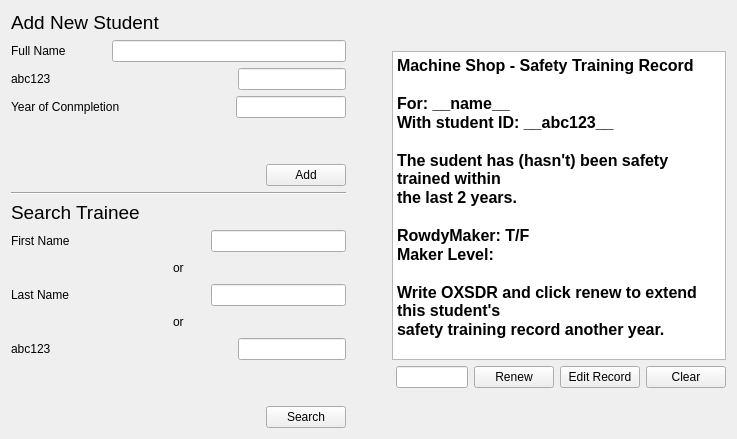
              <widget class="QWidget" name="ms_safety_tab">
               <attribute name="title">
                <string>Safety Training</string>
               </attribute>
               <layout class="QVBoxLayout" name="verticalLayout_52">
                <item>
                 <layout class="QHBoxLayout" name="horizontalLayout_62" stretch="1,0,1">
                  <item>
                   <layout class="QVBoxLayout" name="verticalLayout_51">
                    <item>
                     <layout class="QVBoxLayout" name="verticalLayout_49">
                      <item>
                       <layout class="QHBoxLayout" name="horizontalLayout_50">
                        <item>
                         <widget class="QLabel" name="MS_ST_add_student_label">
                          <property name="font">
                           <font>
                            <pointsize>14</pointsize>
                           </font>
                          </property>
                          <property name="text">
                           <string>Add New Student</string>
                          </property>
                         </widget>
                        </item>
                        <item>
                         <spacer name="horizontalSpacer_45">
                          <property name="orientation">
                           <enum>Qt::Horizontal</enum>
                          </property>
                          <property name="sizeHint" stdset="0">
                           <size>
                            <width>40</width>
                            <height>20</height>
                           </size>
                          </property>
                         </spacer>
                        </item>
                       </layout>
                      </item>
                      <item>
                       <layout class="QHBoxLayout" name="horizontalLayout_51" stretch="0,0,1">
                        <item>
                         <widget class="QLabel" name="MS_ST_add_student_full_name">
                          <property name="text">
                           <string>Full Name</string>
                          </property>
                         </widget>
                        </item>
                        <item>
                         <spacer name="horizontalSpacer_42">
                          <property name="orientation">
                           <enum>Qt::Horizontal</enum>
                          </property>
                          <property name="sizeHint" stdset="0">
                           <size>
                            <width>40</width>
                            <height>20</height>
                           </size>
                          </property>
                         </spacer>
                        </item>
                        <item>
                         <widget class="QLineEdit" name="MS_ST_add_student_full_name_entry">
                          <property name="maxLength">
                           <number>202</number>
                          </property>
                         </widget>
                        </item>
                       </layout>
                      </item>
                      <item>
                       <layout class="QHBoxLayout" name="horizontalLayout_52" stretch="0,1,0">
                        <item>
                         <widget class="QLabel" name="MS_ST_add_student_abc">
                          <property name="text">
                           <string>abc123</string>
                          </property>
                         </widget>
                        </item>
                        <item>
                         <spacer name="horizontalSpacer_41">
                          <property name="orientation">
                           <enum>Qt::Horizontal</enum>
                          </property>
                          <property name="sizeHint" stdset="0">
                           <size>
                            <width>40</width>
                            <height>20</height>
                           </size>
                          </property>
                         </spacer>
                        </item>
                        <item>
                         <widget class="QLineEdit" name="MS_ST_add_student_abc_entry">
                          <property name="maxLength">
                           <number>6</number>
                          </property>
                         </widget>
                        </item>
                       </layout>
                      </item>
                      <item>
                       <layout class="QHBoxLayout" name="horizontalLayout_53">
                        <item>
                         <widget class="QLabel" name="MS_ST_add_student_yoc">
                          <property name="text">
                           <string>Year of Conmpletion</string>
                          </property>
                         </widget>
                        </item>
                        <item>
                         <spacer name="horizontalSpacer_43">
                          <property name="orientation">
                           <enum>Qt::Horizontal</enum>
                          </property>
                          <property name="sizeHint" stdset="0">
                           <size>
                            <width>40</width>
                            <height>20</height>
                           </size>
                          </property>
                         </spacer>
                        </item>
                        <item>
                         <widget class="QLineEdit" name="MS_ST_add_student_yoc_entry">
                          <property name="maxLength">
                           <number>4</number>
                          </property>
                         </widget>
                        </item>
                       </layout>
                      </item>
                      <item>
                       <spacer name="verticalSpacer_23">
                        <property name="orientation">
                         <enum>Qt::Vertical</enum>
                        </property>
                        <property name="sizeHint" stdset="0">
                         <size>
                          <width>20</width>
                          <height>40</height>
                         </size>
                        </property>
                       </spacer>
                      </item>
                      <item>
                       <layout class="QHBoxLayout" name="horizontalLayout_54">
                        <item>
                         <spacer name="horizontalSpacer_44">
                          <property name="orientation">
                           <enum>Qt::Horizontal</enum>
                          </property>
                          <property name="sizeHint" stdset="0">
                           <size>
                            <width>40</width>
                            <height>20</height>
                           </size>
                          </property>
                         </spacer>
                        </item>
                        <item>
                         <widget class="QPushButton" name="MS_ST_add_student_button">
                          <property name="text">
                           <string>Add</string>
                          </property>
                         </widget>
                        </item>
                       </layout>
                      </item>
                     </layout>
                    </item>
                    <item>
                     <widget class="Line" name="line_3">
                      <property name="orientation">
                       <enum>Qt::Horizontal</enum>
                      </property>
                     </widget>
                    </item>
                    <item>
                     <layout class="QVBoxLayout" name="verticalLayout_50">
                      <item>
                       <layout class="QHBoxLayout" name="horizontalLayout_55">
                        <item>
                         <widget class="QLabel" name="MS_ST_search_trainee_label">
                          <property name="font">
                           <font>
                            <pointsize>14</pointsize>
                           </font>
                          </property>
                          <property name="text">
                           <string>Search Trainee</string>
                          </property>
                         </widget>
                        </item>
                        <item>
                         <spacer name="horizontalSpacer_46">
                          <property name="orientation">
                           <enum>Qt::Horizontal</enum>
                          </property>
                          <property name="sizeHint" stdset="0">
                           <size>
                            <width>40</width>
                            <height>20</height>
                           </size>
                          </property>
                         </spacer>
                        </item>
                       </layout>
                      </item>
                      <item>
                       <layout class="QHBoxLayout" name="horizontalLayout_56">
                        <item>
                         <widget class="QLabel" name="MS_ST_search_trainee_fname">
                          <property name="text">
                           <string>First Name</string>
                          </property>
                         </widget>
                        </item>
                        <item>
                         <spacer name="horizontalSpacer_52">
                          <property name="orientation">
                           <enum>Qt::Horizontal</enum>
                          </property>
                          <property name="sizeHint" stdset="0">
                           <size>
                            <width>40</width>
                            <height>20</height>
                           </size>
                          </property>
                         </spacer>
                        </item>
                        <item>
                         <widget class="QLineEdit" name="MS_ST_search_trainee_fname_entry">
                          <property name="maxLength">
                           <number>100</number>
                          </property>
                         </widget>
                        </item>
                       </layout>
                      </item>
                      <item>
                       <layout class="QHBoxLayout" name="horizontalLayout_57">
                        <item>
                         <spacer name="horizontalSpacer_47">
                          <property name="orientation">
                           <enum>Qt::Horizontal</enum>
                          </property>
                          <property name="sizeHint" stdset="0">
                           <size>
                            <width>40</width>
                            <height>20</height>
                           </size>
                          </property>
                         </spacer>
                        </item>
                        <item>
                         <widget class="QLabel" name="MS_ST_search_trainee_or1">
                          <property name="text">
                           <string>or</string>
                          </property>
                         </widget>
                        </item>
                        <item>
                         <spacer name="horizontalSpacer_48">
                          <property name="orientation">
                           <enum>Qt::Horizontal</enum>
                          </property>
                          <property name="sizeHint" stdset="0">
                           <size>
                            <width>40</width>
                            <height>20</height>
                           </size>
                          </property>
                         </spacer>
                        </item>
                       </layout>
                      </item>
                      <item>
                       <layout class="QHBoxLayout" name="horizontalLayout_58">
                        <item>
                         <widget class="QLabel" name="MS_ST_search_trainee_lname">
                          <property name="text">
                           <string>Last Name</string>
                          </property>
                         </widget>
                        </item>
                        <item>
                         <spacer name="horizontalSpacer_53">
                          <property name="orientation">
                           <enum>Qt::Horizontal</enum>
                          </property>
                          <property name="sizeHint" stdset="0">
                           <size>
                            <width>40</width>
                            <height>20</height>
                           </size>
                          </property>
                         </spacer>
                        </item>
                        <item>
                         <widget class="QLineEdit" name="MS_ST_search_trainee_lname_entry">
                          <property name="maxLength">
                           <number>100</number>
                          </property>
                         </widget>
                        </item>
                       </layout>
                      </item>
                      <item>
                       <layout class="QHBoxLayout" name="horizontalLayout_59">
                        <item>
                         <spacer name="horizontalSpacer_49">
                          <property name="orientation">
                           <enum>Qt::Horizontal</enum>
                          </property>
                          <property name="sizeHint" stdset="0">
                           <size>
                            <width>40</width>
                            <height>20</height>
                           </size>
                          </property>
                         </spacer>
                        </item>
                        <item>
                         <widget class="QLabel" name="MS_ST_search_trainee_or2">
                          <property name="text">
                           <string>or</string>
                          </property>
                         </widget>
                        </item>
                        <item>
                         <spacer name="horizontalSpacer_50">
                          <property name="orientation">
                           <enum>Qt::Horizontal</enum>
                          </property>
                          <property name="sizeHint" stdset="0">
                           <size>
                            <width>40</width>
                            <height>20</height>
                           </size>
                          </property>
                         </spacer>
                        </item>
                       </layout>
                      </item>
                      <item>
                       <layout class="QHBoxLayout" name="horizontalLayout_60" stretch="0,1,0">
                        <item>
                         <widget class="QLabel" name="MS_ST_search_trainee_abc">
                          <property name="text">
                           <string>abc123</string>
                          </property>
                         </widget>
                        </item>
                        <item>
                         <spacer name="horizontalSpacer_54">
                          <property name="orientation">
                           <enum>Qt::Horizontal</enum>
                          </property>
                          <property name="sizeHint" stdset="0">
                           <size>
                            <width>40</width>
                            <height>20</height>
                           </size>
                          </property>
                         </spacer>
                        </item>
                        <item>
                         <widget class="QLineEdit" name="MS_ST_search_trainee_abc_entry">
                          <property name="maxLength">
                           <number>6</number>
                          </property>
                         </widget>
                        </item>
                       </layout>
                      </item>
                      <item>
                       <spacer name="verticalSpacer_27">
                        <property name="orientation">
                         <enum>Qt::Vertical</enum>
                        </property>
                        <property name="sizeHint" stdset="0">
                         <size>
                          <width>20</width>
                          <height>40</height>
                         </size>
                        </property>
                       </spacer>
                      </item>
                      <item>
                       <layout class="QHBoxLayout" name="horizontalLayout_61">
                        <item>
                         <spacer name="horizontalSpacer_57">
                          <property name="orientation">
                           <enum>Qt::Horizontal</enum>
                          </property>
                          <property name="sizeHint" stdset="0">
                           <size>
                            <width>40</width>
                            <height>20</height>
                           </size>
                          </property>
                         </spacer>
                        </item>
                        <item>
                         <widget class="QPushButton" name="MS_ST_search_trainee_button">
                          <property name="text">
                           <string>Search</string>
                          </property>
                         </widget>
                        </item>
                       </layout>
                      </item>
                     </layout>
                    </item>
                   </layout>
                  </item>
                  <item>
                   <spacer name="horizontalSpacer_55">
                    <property name="orientation">
                     <enum>Qt::Horizontal</enum>
                    </property>
                    <property name="sizeHint" stdset="0">
                     <size>
                      <width>40</width>
                      <height>20</height>
                     </size>
                    </property>
                   </spacer>
                  </item>
                  <item>
                   <layout class="QVBoxLayout" name="verticalLayout_48" stretch="0,2,0,0">
                    <item>
                     <spacer name="verticalSpacer_29">
                      <property name="orientation">
                       <enum>Qt::Vertical</enum>
                      </property>
                      <property name="sizeHint" stdset="0">
                       <size>
                        <width>20</width>
                        <height>40</height>
                       </size>
                      </property>
                     </spacer>
                    </item>
                    <item>
                     <widget class="QTextBrowser" name="MS_ST_search_trainee_textbrowser">
                      <property name="frameShadow">
                       <enum>QFrame::Sunken</enum>
                      </property>
                      <property name="lineWidth">
                       <number>2</number>
                      </property>
                      <property name="html">
                       <string>&lt;!DOCTYPE HTML PUBLIC &quot;-//W3C//DTD HTML 4.0//EN&quot; &quot;http://www.w3.org/TR/REC-html40/strict.dtd&quot;&gt;
&lt;html&gt;&lt;head&gt;&lt;meta name=&quot;qrichtext&quot; content=&quot;1&quot; /&gt;&lt;style type=&quot;text/css&quot;&gt;
p, li { white-space: pre-wrap; }
&lt;/style&gt;&lt;/head&gt;&lt;body style=&quot; font-family:'Adobe Devanagari'; font-size:12pt; font-weight:600; font-style:normal;&quot;&gt;
&lt;p style=&quot; margin-top:0px; margin-bottom:0px; margin-left:0px; margin-right:0px; -qt-block-indent:0; text-indent:0px;&quot;&gt;Machine Shop - Safety Training Record &lt;/p&gt;
&lt;p style=&quot;-qt-paragraph-type:empty; margin-top:0px; margin-bottom:0px; margin-left:0px; margin-right:0px; -qt-block-indent:0; text-indent:0px;&quot;&gt;&lt;br /&gt;&lt;/p&gt;
&lt;p style=&quot; margin-top:0px; margin-bottom:0px; margin-left:0px; margin-right:0px; -qt-block-indent:0; text-indent:0px;&quot;&gt;For: __name__&lt;/p&gt;
&lt;p style=&quot; margin-top:0px; margin-bottom:0px; margin-left:0px; margin-right:0px; -qt-block-indent:0; text-indent:0px;&quot;&gt;With student ID: __abc123__&lt;/p&gt;
&lt;p style=&quot;-qt-paragraph-type:empty; margin-top:0px; margin-bottom:0px; margin-left:0px; margin-right:0px; -qt-block-indent:0; text-indent:0px;&quot;&gt;&lt;br /&gt;&lt;/p&gt;
&lt;p style=&quot; margin-top:0px; margin-bottom:0px; margin-left:0px; margin-right:0px; -qt-block-indent:0; text-indent:0px;&quot;&gt;The sudent has (hasn't) been safety trained within&lt;/p&gt;
&lt;p style=&quot; margin-top:0px; margin-bottom:0px; margin-left:0px; margin-right:0px; -qt-block-indent:0; text-indent:0px;&quot;&gt;the last 2 years.&lt;/p&gt;
&lt;p style=&quot;-qt-paragraph-type:empty; margin-top:0px; margin-bottom:0px; margin-left:0px; margin-right:0px; -qt-block-indent:0; text-indent:0px;&quot;&gt;&lt;br /&gt;&lt;/p&gt;
&lt;p style=&quot; margin-top:0px; margin-bottom:0px; margin-left:0px; margin-right:0px; -qt-block-indent:0; text-indent:0px;&quot;&gt;RowdyMaker: T/F&lt;/p&gt;
&lt;p style=&quot; margin-top:0px; margin-bottom:0px; margin-left:0px; margin-right:0px; -qt-block-indent:0; text-indent:0px;&quot;&gt;Maker Level:&lt;/p&gt;
&lt;p style=&quot;-qt-paragraph-type:empty; margin-top:0px; margin-bottom:0px; margin-left:0px; margin-right:0px; -qt-block-indent:0; text-indent:0px;&quot;&gt;&lt;br /&gt;&lt;/p&gt;
&lt;p style=&quot; margin-top:0px; margin-bottom:0px; margin-left:0px; margin-right:0px; -qt-block-indent:0; text-indent:0px;&quot;&gt;Write OXSDR and click renew to extend this student's&lt;/p&gt;
&lt;p style=&quot; margin-top:0px; margin-bottom:0px; margin-left:0px; margin-right:0px; -qt-block-indent:0; text-indent:0px;&quot;&gt;safety training record another year.&lt;/p&gt;&lt;/body&gt;&lt;/html&gt;</string>
                      </property>
                     </widget>
                    </item>
                    <item>
                     <layout class="QHBoxLayout" name="horizontalLayout_49">
                      <item>
                       <spacer name="horizontalSpacer_56">
                        <property name="orientation">
                         <enum>Qt::Horizontal</enum>
                        </property>
                        <property name="sizeHint" stdset="0">
                         <size>
                          <width>40</width>
                          <height>20</height>
                         </size>
                        </property>
                       </spacer>
                      </item>
                      <item>
                       <widget class="QLineEdit" name="MS_ST_search_trainee_override_entry"/>
                      </item>
                      <item>
                       <widget class="QPushButton" name="MS_ST_search_trainee_renew">
                        <property name="text">
                         <string>Renew</string>
                        </property>
                       </widget>
                      </item>
                      <item>
                       <widget class="QPushButton" name="pushButton_12">
                        <property name="text">
                         <string>Edit Record</string>
                        </property>
                       </widget>
                      </item>
                      <item>
                       <widget class="QPushButton" name="MS_ST_search_trainee_clear">
                        <property name="text">
                         <string>Clear</string>
                        </property>
                       </widget>
                      </item>
                     </layout>
                    </item>
                    <item>
                     <spacer name="verticalSpacer_28">
                      <property name="orientation">
                       <enum>Qt::Vertical</enum>
                      </property>
                      <property name="sizeHint" stdset="0">
                       <size>
                        <width>20</width>
                        <height>40</height>
                       </size>
                      </property>
                     </spacer>
                    </item>
                   </layout>
                  </item>
                 </layout>
                </item>
               </layout>
              </widget>
